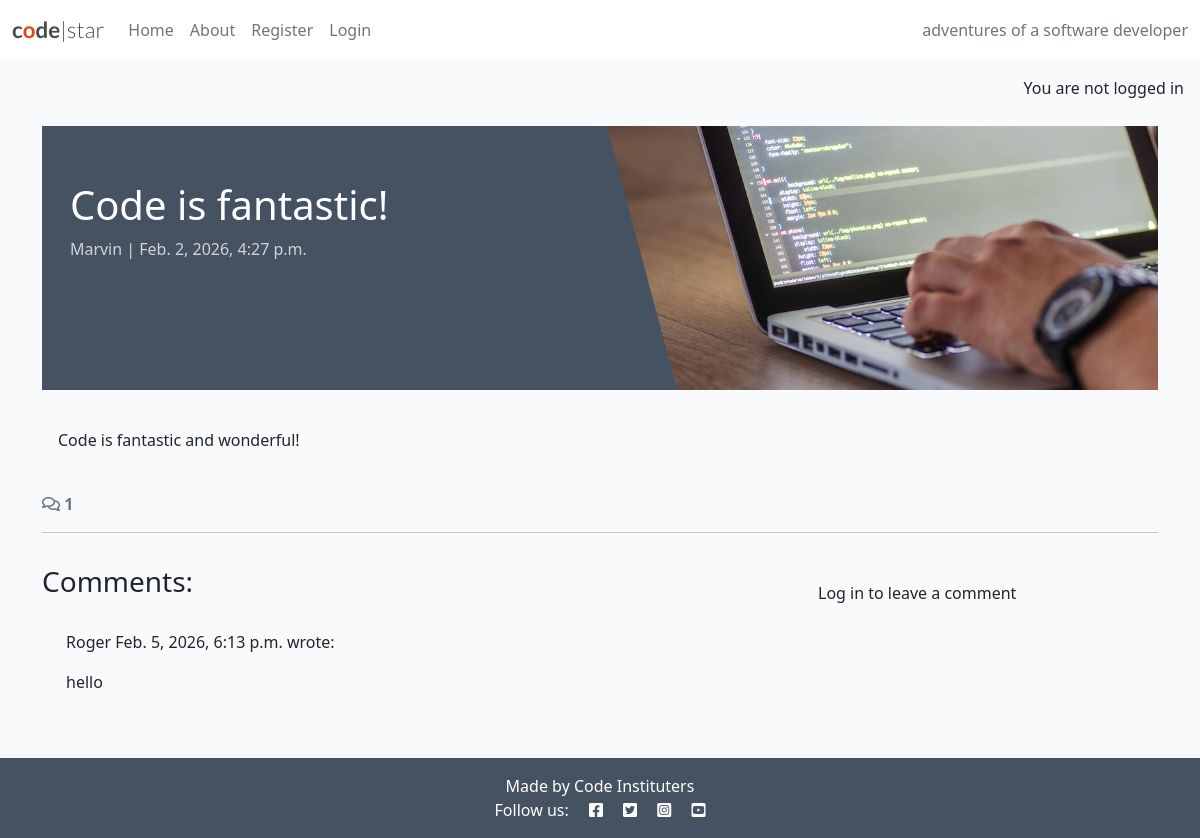
Page /code-is-fantastic/ on the committed database.
### blog/models.py (models this page shows, shortened)
class Post(models.Model):
    title = models.CharField(max_length=200, unique=True)
    slug = models.SlugField(max_length=200, unique=True)
    author = models.ForeignKey(
        User, on_delete=models.CASCADE, related_name="blog_posts"
)
    content = models.TextField()
    created_on = models.DateTimeField(auto_now_add=True)
    status = models.IntegerField(choices=STATUS, default=0)
    excerpt = models.TextField(blank=True)
    updated_on = models.DateTimeField(auto_now=True)
    class Meta:
        ordering = ["-created_on"]

class Comment(models.Model):
    post = models.ForeignKey(
        Post, on_delete=models.CASCADE, related_name="comments"
    )
    author = models.ForeignKey(
        User,
        on_delete=models.CASCADE,
        related_name="commenter",
        null=True,      # temporary, required for migration safety
        blank=True,
    )
    body = models.TextField()
    created_on = models.DateTimeField(auto_now_add=True)
    approved = models.BooleanField(default=False)
    class Meta:
        ordering = ["created_on"]

### blog/views.py (the view, shortened to what this page needs)
# urls.py: path("<slug:slug>/", views.post_detail, name="post_detail"),
def post_detail(request, slug):
    queryset = Post.objects.filter(status=1)
    post = get_object_or_404(queryset, slug=slug)
    comments = post.comments.all().order_by("-created_on")
    comment_count = post.comments.filter(approved=True).count()
    comment_form = CommentForm()
    return render(
        request,
        "blog/post_detail.html",
        {
            "post": post,
            "comments": comments,
            "comment_count": comment_count,
            "comment_form": comment_form,
        },
    )

### blog/templates/blog/post_detail.html (shortened to what this page needs)
{% extends 'base.html' %} {% block content %}
{% load static %}
{% load crispy_forms_tags %}
<div class="masthead">
    <div class="container">
        <div class="row g-0">
            <div class="col-md-6 masthead-text">
                <h1 class="post-title">{{ post.title }}</h1>
                <p class="post-subtitle">{{ post.author }} | {{ post.created_on }}</p>
            </div>
            <div class="d-none d-md-block col-md-6 masthead-image">
                <img src="{% static 'images/default.jpg' %}" class="scale" alt="placeholder">
            </div>
        </div>
    </div>
</div>
<div class="container">
    <div class="row">
        <div class="col card mb-4  mt-3 left  top">
            <div class="card-body">
                <p class="card-text">
                    {{ post.content | safe }}
                </p>
            </div>
        </div>
    </div>
  <div class="row">
    <div class="col-12">
      <strong class="text-secondary">
        <i class="far fa-comments"></i> {{ comment_count }}
      </strong>
    </div>
    <div class="col-12">
      <hr>
    </div>
  </div>
  <div class="row">
    <div class="col-md-8 card mb-4  mt-3 ">
      <h3>Comments:</h3>
      <div class="card-body">
        {% for comment in comments %}
        <div class="p-2 comments
          ">
          <p class="font-weight-bold">
            {{ comment.author }}
            <span class="font-weight-normal">
              {{ comment.created_on }}
            </span> wrote:
          </p>
          <div id="comment{{ comment.id }}">
            {{ comment.body | linebreaks }}
          </div>
        </div>
        {% endfor %}
      </div>
    </div>
    <div class="col-md-4 card mb-4 mt-3">
      <div class="card-body">
        {% if user.is_authenticated %}
        <h3>Leave a comment:</h3>
        <p>Posting as: {{ user.username }}</p>
        <form id="commentForm" method="post"
          style="margin-top: 1.3em;">
          {{ comment_form | crispy }}
          {% csrf_token %}
          <button id="submitButton" type="submit"
            class="btn btn-signup btn-lg">Submit</button>
        </form>
        {% else %}
        <p>Log in to leave a comment</p>
        {% endif %}
      </div>
    </div>
  </div>
</div>
{% endblock content %}

### static/css/style.css (style rules this page uses)
body { background-color: #F9FAFC; }
.main-bg { background-color: #F9FAFC; }
.card { border: none; background-color: transparent; }
.scale { width: 100%; height: auto; }
.masthead { margin-top: 10px; overflow: hidden; position: relative; display: inline-block; height: 33vh; width: 100%; }
.masthead-text { background-color: #445261; color: white; position: relative; }
.masthead-image { position: relative; overflow: hidden; }
.masthead-image:after { content: ""; position: absolute; top: 0; right: 90%; height: 100%; width: 150%; background: #445261; -webkit-transform: skew(15deg); -moz-transform: skew(15deg); transform: skew(15deg); z-index: 100; }
.post-title { margin-top: 10%; margin-left: 5%; }
.post-subtitle { margin-left: 5%; color: lightgray; }

### rows in the picture
Post: title "Code is fantastic!", author "Marvin", created_on "Feb. 2, 2026, 4:27 p.m.", content "Code is fantastic and wonderful!"
Comment: author "Roger", created_on "Feb. 5, 2026, 6:13 p.m.", body "hello"

### other values in the picture
{{ comment_count }} "1"
